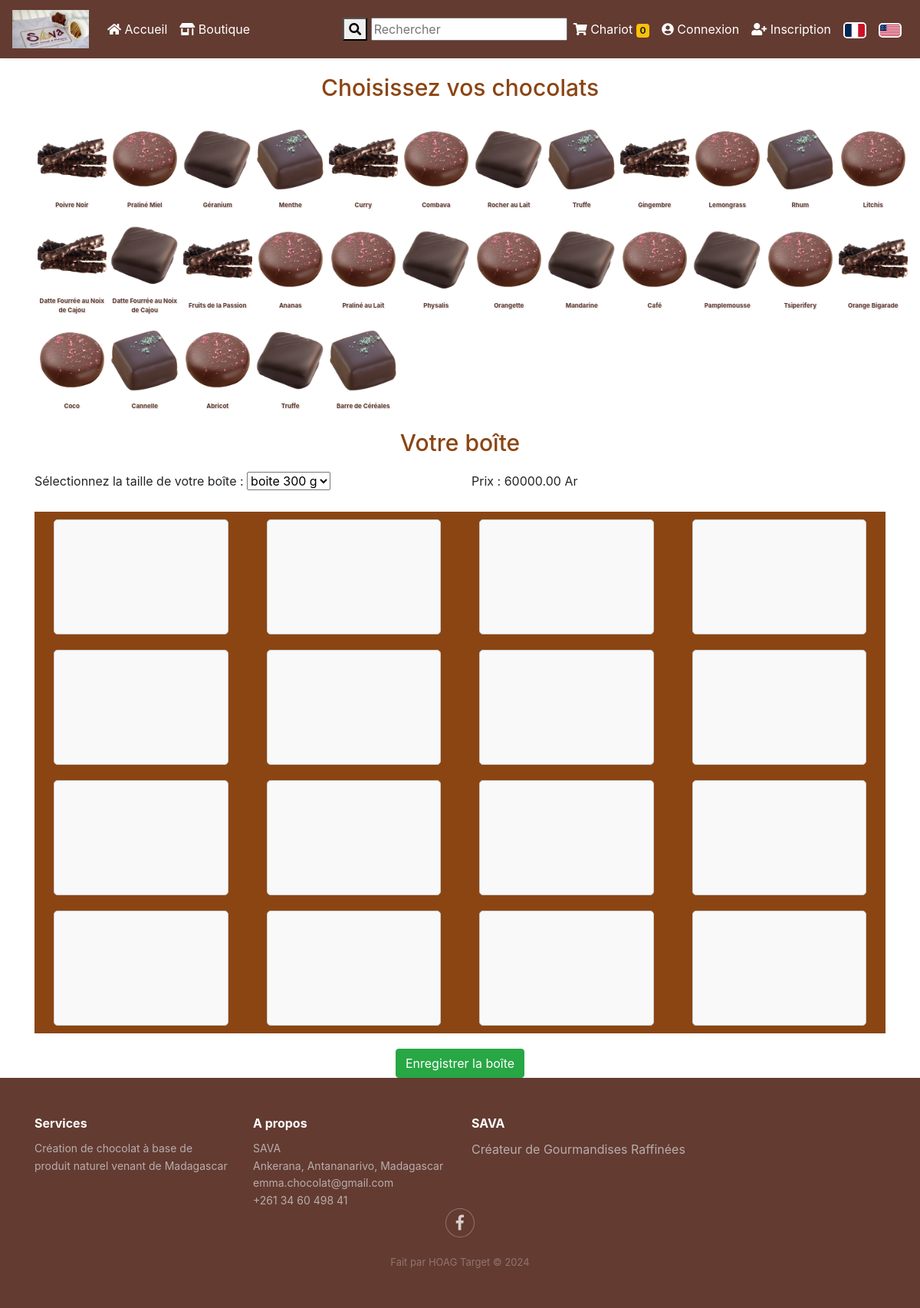
/simulation/, run on the app's committed database.
### store/models/chocolat.py (models this page shows, shortened)
class Chocolat(models.Model):
    nom = models.CharField(max_length=100)
    image = models.ImageField(upload_to='chocolats/')
    description = models.TextField(blank=True)

### store/views/simulation.py (the view)
# urls.py: path('simulation/', simulation_menu, name='simulation_menu'),
def simulation_menu(request):
    chocolats = Chocolat.objects.all()
    boites = Boite.objects.all()
    context = {
        'chocolats': chocolats,
        'boites': boites,
    }
    return render(request, 'simulation_menu.html', context)

### store/templates/simulation_menu.html (shortened to what this page needs)
{% extends "base.html" %}
{% block content %}
{% load static %}
<div class="container">
    <h2 class="title">Choisissez vos chocolats</h2>
    <div class="row">
        {% for chocolat in chocolats %}
        <div class="col-lg-1 col-md-2 col-sm-3 col-4">
            <button class="chocolat-btn btn btn-outline" data-chocolat-id="{{ chocolat.id }}" data-chocolat-nom="{{ chocolat.nom }}" data-chocolat-desc="{{ chocolat.desc }}" data-image-url="{{ chocolat.image.url }}">
                <div class="zoom-effect">
                    <img class="chocolat-img" src="{{ chocolat.image.url }}" alt="{{ chocolat.nom }}">
                </div>
                <span class="chocolat-name">{{ chocolat.nom }}</span>
            </button>
        </div>
        {% endfor %}
    </div>
    <h3 class="title">Votre boîte</h3>
    <div class="row">
        <div class="col-md-6">
            <div class="box-selection">
                <label for="box-size">Sélectionnez la taille de votre boîte :</label>
                <select id="box-size">
                    {% for boite in boites %}
                    <option value="{{ boite.type }}" data-prix="{{ boite.prix }}">{{ boite.nom }}</option>
                    {% endfor %}
                </select>
            </div>
        </div>
        <div class="col-md-6">
            <div class="box-price">
                Prix : <span id="box-price-display"></span>
            </div>
        </div>
    </div>
    <div class="box-container" id="box-container">
    </div>
    <div class="text-center">
        <button id="btn-enregistrer" class="btn btn-success">Enregistrer la boîte</button>
    </div>
</div>
{% endblock %}

### store/templates/simulation_menu.html (style rules this page uses)
.box-container { margin-top: 20px; margin-bottom: 20px; display: flex; flex-wrap: wrap; background-color: #8B4513; perspective: 1000px; transition: transform 0.5s; }
.chocolat-btn { overflow: hidden; position: relative; transition: all 0.3s ease; width: 150%; height: 100%; padding: 3px; }
.chocolat-img { width: 100%; height: 100px; max-height: 100px; object-fit: cover; transition: transform 0.3s ease; border-radius: 8%; }
.chocolat-name { display: block; margin-top: 5px; font-size: 0.5rem; font-weight: bold; color: #633b31; text-shadow: 1px 1px 2px rgba(0, 0, 0, 0.2); word-wrap: break-word; white-space: normal; overflow-wrap: break-word; max-height: 4em; overflow: hidden; }
.zoom-effect { overflow: hidden; }
.title { text-align: center; color: #8B4513; margin-bottom: 20px; margin-top: 20px; font-size: 30px; }

### data on the page
Chocolat: image (picture), nom "Poivre Noir"
Chocolat: image (picture), nom "Praliné Miel"
Chocolat: image (picture), nom "Géranium"
Chocolat: image (picture), nom "Menthe"
Chocolat: image (picture), nom "Curry"
Chocolat: image (picture), nom "Combava"
Chocolat: image (picture), nom "Rocher au Lait"
Chocolat: image (picture), nom "Truffe"
Chocolat: image (picture), nom "Gingembre"
Chocolat: image (picture), nom "Lemongrass"
Chocolat: image (picture), nom "Rhum"
Chocolat: image (picture), nom "Litchis"
Chocolat: image (picture), nom "Datte Fourrée au Noix de Cajou"
Chocolat: image (picture), nom "Datte Fourrée au Noix de Cajou"
Chocolat: image (picture), nom "Fruits de la Passion"
Chocolat: image (picture), nom "Ananas"
Chocolat: image (picture), nom "Praliné au Lait"
Chocolat: image (picture), nom "Physalis"
Chocolat: image (picture), nom "Orangette"
Chocolat: image (picture), nom "Mandarine"
Chocolat: image (picture), nom "Café"
Chocolat: image (picture), nom "Pamplemousse"
Chocolat: image (picture), nom "Tsiperifery"
Chocolat: image (picture), nom "Orange Bigarade"
Chocolat: image (picture), nom "Coco"
Chocolat: image (picture), nom "Cannelle"
Chocolat: image (picture), nom "Abricot"
Chocolat: image (picture), nom "Truffe"
Chocolat: image (picture), nom "Barre de Céréales"

### other printed values
{{ request.session.cart.keys|length }} "0"
form field value "boite 300 g"
